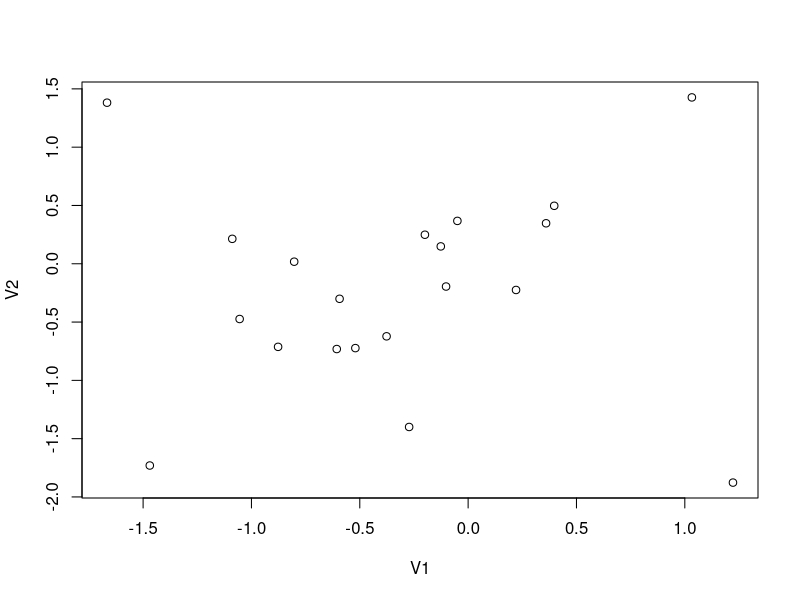

This chart was generated by the following R code:
library(rrcov)


### Name: maryo
### Title: Marona and Yohai Artificial Data
### Aliases: maryo
### Keywords: datasets

### ** Examples


data(maryo)
getCorr(CovClassic(maryo))          ## the sample correlation is 0.81

## Modify 10%% of the data in the following way:
##  modify two points (out of 20) by interchanging the 
##  largest and smallest value of the first coordinate
imin <- which(maryo[,1]==min(maryo[,1]))        # imin = 9
imax <- which(maryo[,1]==max(maryo[,1]))        # imax = 19
maryo1 <- maryo
maryo1[imin,1] <- maryo[imax,1]
maryo1[imax,1] <- maryo[imin,1]

##  The sample correlation becomes 0.05
plot(maryo1)
getCorr(CovClassic(maryo1))         ## the sample correlation becomes 0.05
getCorr(CovMcd(maryo1))      ## the (reweighted) MCD correlation is 0.79
